Frame 1 (no input): blank canvas, image omitted
Frame 60 (no input): blank canvas, image omitted
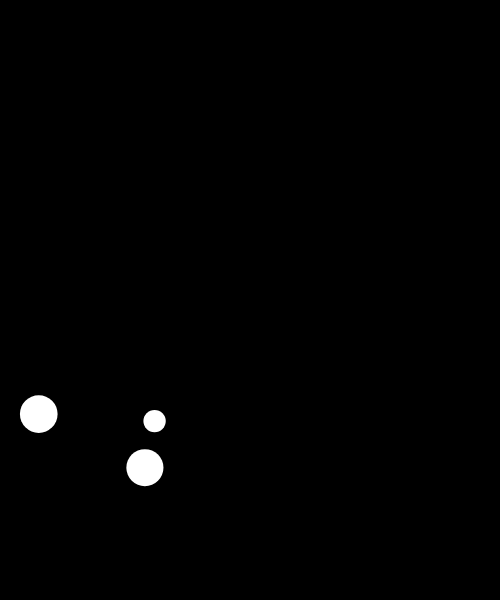
Frame 120 (the mouse pressed at the canvas centre since frame 60)

The p5.js sketch whose frames 1 and 60 were blank and that drew this single picture after the mouse press (run headless with seeded random() and noise() and a simulated clock; from frame 60 on, the mouse is pressed at the canvas centre):

// p5.js sketch
// ── sketch.js
let balls = [];

function setup() {
  createCanvas(500, 600);
  background(0);
}

function draw() {
  background(0);

  // generate a button by 3% chance
  if (random(1) < 0.03) {
    balls.push(new Ball(width / 2, height, random(5, 30)));
  }

  // update and display the elements (balls)
  for (let b of balls) {
    // update
    b.move();
    b.fall(0.1);
    // check
    b.check(mouseX, mouseY);
    b.checkOutOfCanvas();
    // and display!
    b.display();
  }

  // remove the element if it's done
  for (let i = balls.length - 1; i >= 0; i--) {
    if (balls[i].isDone) {
      balls.splice(i, 1);
    }
  }
}


class Ball {
  constructor(x, y, rad) {
    this.x = x;
    this.y = y;
    this.xSpd = random(-4, 4);
    this.ySpd = random(-10, -5);
    this.rad = rad;
    this.color = color(255);
    this.isDone = false;
  }
  check(x, y) {
    let currState;

    let distance = dist(this.x, this.y, x, y);
    if (distance < this.rad) {
      // in
      background(255, 0, 0); // flash the background!
      this.isDone = true;
    } else {
      // out
    }
  }
  move() {
    this.x += this.xSpd;
    this.y += this.ySpd;
  }
  fall(gravity) {
    this.ySpd += gravity;
  }
  checkOutOfCanvas() {
    if (this.y > height) {
      this.isDone = true;
    }
  }
  display() {
    push();
    noStroke();
    fill(this.color);
    ellipse(this.x, this.y, this.rad * 2, this.rad * 2);
    pop();
  }
}
